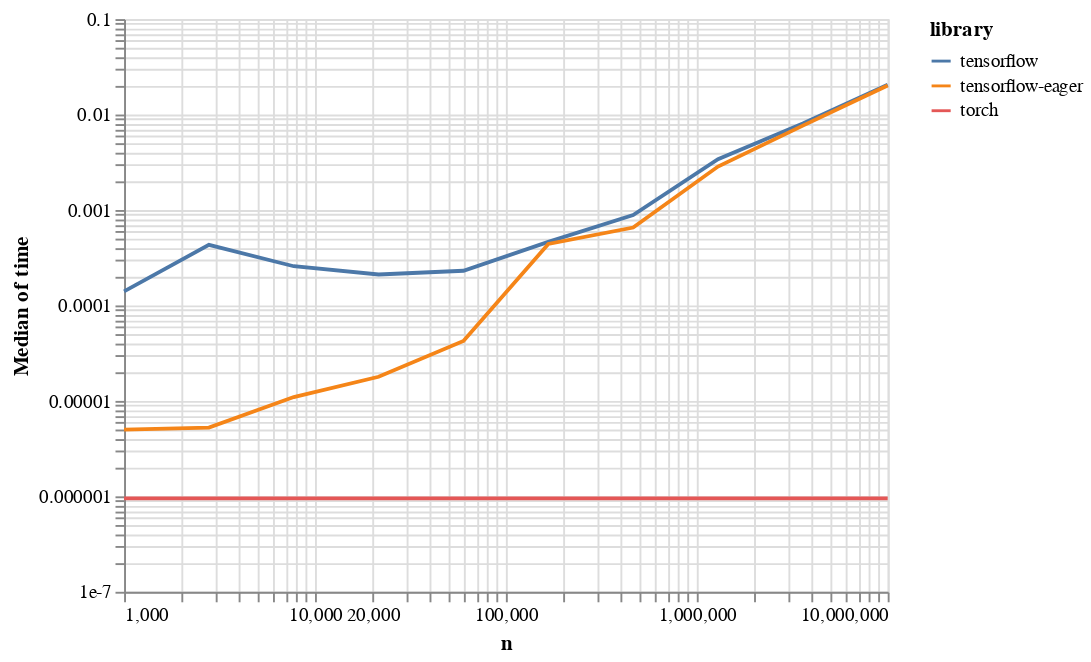

Notebook cell for this chart:
### Code cell
Chart(df).mark_line().encode(
    x=X('n', scale=Scale(type='log')),
    # had to use mean; min(torch_times) == 0, so they don't show in log plot
    y=Y('median(time)', scale=Scale(type='log')),
    color='library'
)

### Figure 1 — Vega-Lite specification as saved in the notebook (floating-point values rounded to 4 significant figures; data arrays with more than 128 entries replaced by an {"elided": "..."} marker saying what was removed)
{"$schema": "https://vega.github.io/schema/vega-lite/v2.6.0.json", "config": {"view": {"height": 300, "width": 400}}, "data": {"name": "data-a636d83170636b97161452f413b74787"}, "datasets": {"data-a636d83170636b97161452f413b74787": {"elided": "3000 records"}}, "encoding": {"color": {"field": "library", "type": "nominal"}, "x": {"field": "n", "scale": {"type": "log"}, "type": "quantitative"}, "y": {"aggregate": "median", "field": "time", "scale": {"type": "log"}, "type": "quantitative"}}, "mark": "line"}
